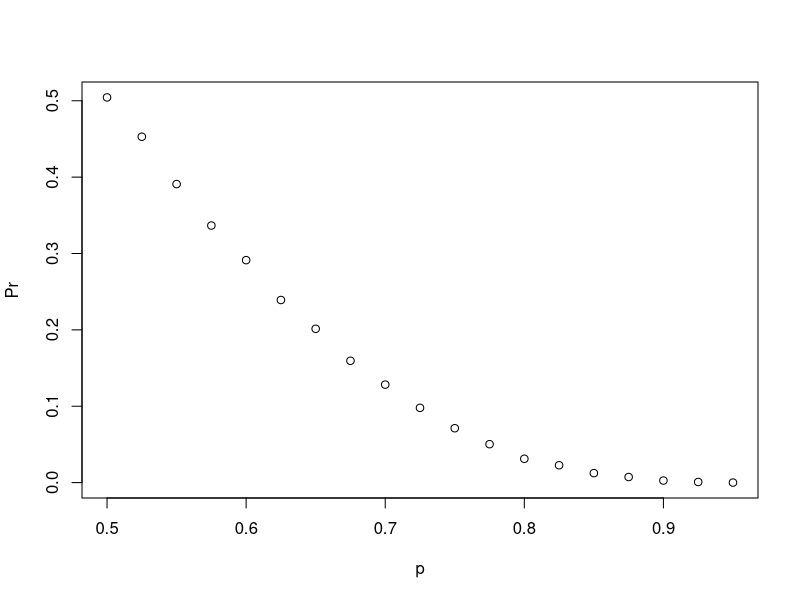
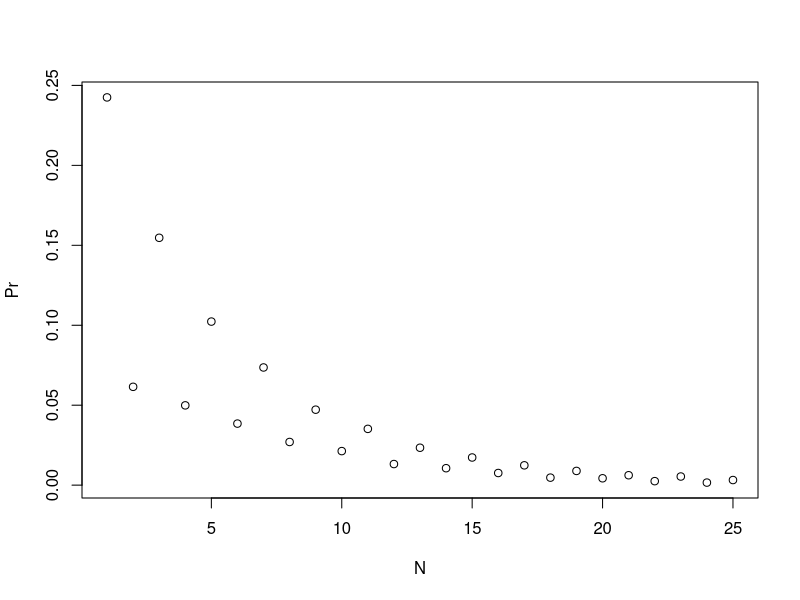

Here is the R script that generated these plots, in order:
library(gtools)

# Exercise 1. The Cavs and the Warriors

# Two teams, say the Cavs and the Warriors, are playing a seven game championship series. The first to win four games wins the series. The teams are equally good, so they each have a 50-50 chance of winning each game.
# If the Cavs lose the first game, what is the probability that they win the series?

# Assign the number of remaining games to the variable n.
# Assign a variable outcomes as a vector of possible outcomes in a single game, where 0 indicates a loss and 1 indicates a win for the Cavs.
# Assign a variable l to a list of all possible outcomes in all remaining games. Use the rep function to create a list of n games, where each game consists of list(outcomes).
# Use the expand.grid function to create a data frame containing all the combinations of possible outcomes of the remaining games.
# Use the rowSums function to identify which combinations of game outcomes result in the Cavs winning the number of games necessary to win the series.
# Use the mean function to calculate the proportion of outcomes that result in the Cavs winning the series and print your answer to the console.

# Assign a variable 'n' as the number of remaining games.
n <- 7-1
# Assign a variable `outcomes` as a vector of possible game outcomes, where 0 indicates a loss and 1 indicates a win for the Cavs.
outcomes <- sample(c(1,0))
# Assign a variable `l` to a list of all possible outcomes in all remaining games. Use the `rep` function on `list(outcomes)` to create list of length `n`.
l <- list(0:1)
# Create a data frame named 'possibilities' that contains all combinations of possible outcomes for the remaining games.
possibilities <- expand.grid(rep(l,n))
# Create a vector named 'results' that indicates whether each row in the data frame 'possibilities' contains enough wins for the Cavs to win the series.
results <- rowSums(possibilities) >= 4
# Calculate the proportion of 'results' in which the Cavs win the series. Print the outcome to the console.
mean(results)

#===============================================================================
# Exercise 2. The Cavs and the Warriors - Monte Carlo

# Confirm the results of the previous question with a Monte Carlo simulation to estimate the probability of the Cavs winning the series after losing the first game.

# Use the replicate function to replicate the sample code for B <- 10000 simulations.
# Use the sample function to simulate a series of 6 games with random, independent outcomes of either a loss for the Cavs (0) or a win for the Cavs (1) in that order. Use the default probabilities to sample.
# Use the sum function to determine whether a simulated series contained at least 4 wins for the Cavs.
# Use the mean function to find the proportion of simulations in which the Cavs win at least 4 of the remaining games. Print your answer to the console.

# The variable `B` specifies the number of times we want the simulation to run. Let's run the Monte Carlo simulation 10,000 times.
B <- 10000
# Use the `set.seed` function to make sure your answer matches the expected result after random sampling.
set.seed(1)
# Create an object called `results` that replicates for `B` iterations a simulated series and determines whether that series contains at least four wins for the Cavs.
results <- replicate(B,{
  outcomes <- sample(c(0,1), 6, replace = TRUE);
  sum(outcomes) >= 4
})
# Calculate the frequency out of `B` iterations that the Cavs won at least four games in the remainder of the series. Print your answer to the console.
mean(results)

#===============================================================================
# Exercise 3. A and B play a series - part 1

# Two teams, A and B, are playing a seven series game series. Team A is better than team B and has a p>0.5 chance of winning each game.

# Use the function sapply to compute the probability, call it Pr of winning for p <- seq(0.5, 0.95, 0.025).
# Then plot the result plot(p, Pr).

# Let's assign the variable 'p' as the vector of probabilities that team A will win.
p <- seq(0.5, 0.95, 0.025)
# Given a value 'p', the probability of winning the series for the underdog team B can be computed with the following function based on a Monte Carlo simulation:
prob_win <- function(p){
  B <- 10000
  result <- replicate(B, {
    b_win <- sample(c(1,0), 7, replace = TRUE, prob = c(1-p, p))
    sum(b_win)>=4
  })
  mean(result)
}
# Apply the 'prob_win' function across the vector of probabilities that team A will win to determine the probability that team B will win. Call this object 'Pr'.
Pr <- sapply(p,prob_win)
# Plot the probability 'p' on the x-axis and 'Pr' on the y-axis.
plot(p,Pr)

#===============================================================================
# Exercise 4. A and B play a series - part 2

# Repeat the previous exercise, but now keep the probability that team A wins fixed at p <- 0.75 and compute the probability for different series lengths. For example, wins in best of 1 game, 3 games, 5 games, and so on through a series that lasts 25 games.

# Use the seq function to generate a list of odd numbers ranging from 1 to 25.
# Use the function sapply to compute the probability, call it Pr, of winning during series of different lengths.
# Then plot the result plot(N, Pr).

# Given a value 'p', the probability of winning the series for the underdog team B can be computed with the following function based on a Monte Carlo simulation:
prob_win <- function(N, p=0.75){
  B <- 10000
  result <- replicate(B, {
    b_win <- sample(c(1,0), N, replace = TRUE, prob = c(1-p, p))
    sum(b_win)>=(N+1)/2
  })
  mean(result)
}
# Assign the variable 'N' as the vector of series lengths. Use only odd numbers ranging from 1 to 25 games.
N <- seq(1:25)
# Apply the 'prob_win' function across the vector of series lengths to determine the probability that team B will win. Call this object `Pr`.
Pr <- sapply(N, prob_win)
# Plot the number of games in the series 'N' on the x-axis and 'Pr' on the y-axis.
plot(N, Pr)








